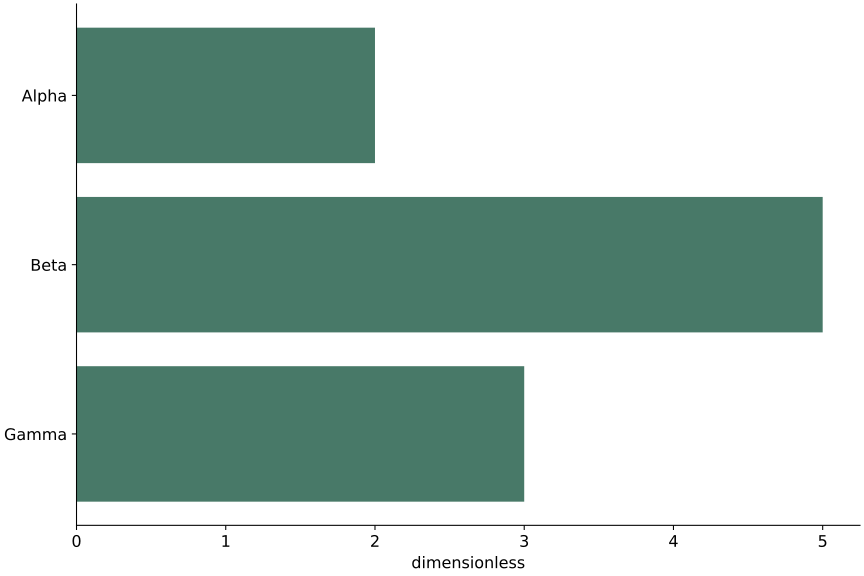

Generate this figure with Python:
# Tuyan deterministic figure renderer v1; values are immutable source data.
import json
import math
import numpy as np
import matplotlib
matplotlib.use('Agg')
import matplotlib.pyplot as plt
from matplotlib.patches import Circle
from matplotlib.colors import ListedColormap, BoundaryNorm
d = json.loads("{\"type\":\"bar\",\"rows\":[{\"label\":\"Alpha\",\"value\":2},{\"label\":\"Beta\",\"value\":5},{\"label\":\"Gamma\",\"value\":3}],\"units\":{\"value\":\"dimensionless\",\"x\":\"dimensionless\",\"y\":\"dimensionless\",\"size\":\"dimensionless\",\"low\":\"dimensionless\",\"high\":\"dimensionless\",\"start\":\"dimensionless\",\"end\":\"dimensionless\",\"effect\":\"dimensionless\",\"p\":\"dimensionless\",\"mean\":\"dimensionless\",\"fpr\":\"dimensionless\",\"tpr\":\"dimensionless\",\"recall\":\"dimensionless\",\"precision\":\"dimensionless\",\"predicted\":\"dimensionless\",\"observed\":\"dimensionless\",\"count\":\"dimensionless\",\"a\":\"dimensionless\",\"b\":\"dimensionless\",\"se\":\"dimensionless\",\"u\":\"dimensionless\",\"v\":\"dimensionless\",\"time\":\"dimensionless\",\"event\":\"dimensionless\"},\"options\":{\"bandwidth\":0.5,\"bins\":5,\"nullValue\":0,\"initialValue\":0,\"levels\":[0.5,1,1.5]},\"analysis\":{\"method\":\"pca\",\"description\":\"Synthetic precomputed QA values; not a statistical analysis of research data.\",\"pKind\":\"p\"},\"variants\":[],\"pixels\":1024,\"plotStyle\":{\"width\":9,\"height\":6,\"fontSize\":12}}")
r, kind, opt = d['rows'], d['type'], d['options']
plt.rcParams.update({'font.size':d['plotStyle']['fontSize']})
fig, ax = plt.subplots(figsize=(d['plotStyle']['width'], d['plotStyle']['height']), layout='constrained')
fig.set_facecolor('white')
fig._tuyan_target_pixels = d['pixels']
colors = ['#487968','#c58b53','#647da6','#a77592','#a5a659']
labels = [str(row.get('label',i+1)) for i,row in enumerate(r)]
unit = d['units']
def col(name):
    return np.array([row[name] for row in r], dtype=float)
def grouped():
    names = list(dict.fromkeys([str(row.get('group','Data')) for row in r]))
    return names, [np.array([row['value'] for row in r if str(row.get('group','Data')) == name], dtype=float) for name in names]
def density(values):
    # User-specified positive bandwidth; no concealed automatic inference.
    bw=float(opt['bandwidth'])
    grid=np.linspace(float(min(values))-3*bw,float(max(values))+3*bw,256)
    z=(grid[:,None]-values[None,:])/bw
    return grid,np.exp(-0.5*z*z).mean(axis=1)/(bw*math.sqrt(2*math.pi))
if kind in ['bar','dotplot','lollipop','forest']:
    y=np.arange(len(r)); values=col('value')
    if kind=='bar':
        bars=ax.barh(y,values,color=colors[0]); assert np.allclose([b.get_width() for b in bars],values)
    elif kind=='lollipop':
        ax.hlines(y,0,values,color=colors[0]); ax.scatter(values,y,color=colors[0])
    elif kind=='forest':
        ax.errorbar(values,y,xerr=np.vstack([values-col('low'),col('high')-values]),fmt='o',color=colors[0],capsize=3)
        ax.axvline(float(opt['nullValue']),color='#969e96',linestyle='--')
    else: ax.scatter(values,y,color=colors[0])
    ax.set_yticks(y,labels);ax.invert_yaxis();ax.set_xlabel(unit['value'])
elif kind in ['dumbbell','gantt']:
    y=np.arange(len(r));start,end=col('start'),col('end')
    if kind=='gantt': ax.barh(y,end-start,left=start,color=colors[0])
    else:
        ax.hlines(y,start,end,color='#9da99e');ax.scatter(start,y,label=opt.get('startLabel','Start'),color=colors[0]);ax.scatter(end,y,label=opt.get('endLabel','End'),color=colors[1]);ax.legend()
    ax.set_yticks(y,labels);ax.invert_yaxis();ax.set_xlabel(unit['start'])
elif kind=='waterfall':
    values=col('value');start=float(opt['initialValue'])+np.r_[0,np.cumsum(values)[:-1]]
    ax.bar(np.arange(len(r)),values,bottom=start,color=[colors[0] if v>=0 else colors[1] for v in values]);ax.set_xticks(np.arange(len(r)),labels,rotation=30);ax.set_ylabel(unit['value']);ax.axhline(0,color='#adb3a9')
elif kind=='histogram':
    values=col('value');counts,edges=np.histogram(values,bins=opt['bins'])
    assert int(counts.sum())==len(values)
    artists=ax.bar(edges[:-1],counts,width=np.diff(edges),align='edge',color=colors[0],edgecolor='white')
    assert np.allclose([p.get_height() for p in artists],counts)
    ax.set_xlabel(unit['value']);ax.set_ylabel('Count')
elif kind=='stripplot':
    names,groups=grouped()
    for i,values in enumerate(groups):ax.scatter(np.full(len(values),i),values,color=colors[i%len(colors)],s=22,alpha=.7)
    ax.set_xticks(np.arange(len(names)),names);ax.set_ylabel(unit['value'])
elif kind in ['boxplot','violin','raincloud','density','ridgeline']:
    names,groups=grouped()
    if kind=='boxplot': ax.boxplot(groups,whis=1.5,showfliers=True);ax.set_xticks(np.arange(len(names))+1,names);ax.set_ylabel(unit['value'])
    elif kind=='violin':
        # bw_method is explicit to avoid a hidden bandwidth choice.
        ax.violinplot(groups,showmeans=False,showmedians=True,bw_method=float(opt['bandwidth']));ax.set_xticks(np.arange(len(names))+1,names);ax.set_ylabel(unit['value'])
    else:
        for i,values in enumerate(groups):
            grid,pdf=density(values); color=colors[i%len(colors)]
            if kind=='density': ax.plot(grid,pdf,color=color,label=names[i])
            else:
                base=float(i);scale=0.65/max(pdf) if max(pdf)>0 else 1
                ax.fill_between(grid,base,base+pdf*scale,color=color,alpha=0.45)
                if kind=='raincloud':
                    ax.scatter(values,np.full(len(values),base-0.15),color=color,s=15)
                    ax.boxplot([values],positions=[base-0.35],vert=False,widths=.15,whis=1.5,manage_ticks=False)
        ax.set_xlabel(unit['value'])
        if kind=='density':ax.set_ylabel('Density');ax.legend()
        else:ax.set_yticks(np.arange(len(names)),names)
elif kind=='ecdf':
    values=np.sort(col('value')); p=np.arange(1,len(values)+1)/len(values)
    line=ax.step(values,p,where='post',color=colors[0])[0];assert np.allclose(line.get_ydata(),p)
    ax.set_xlabel(unit['value']);ax.set_ylabel('Cumulative proportion');ax.set_ylim(0,1)
elif kind in ['line','area','scatter','bubble','ordination','ma_plot','volcano','roc','pr_curve','calibration','bland_altman','funnel_meta']:
    xname,yname='x','y'
    if kind=='ma_plot':xname,yname='mean','effect'
    if kind=='roc':xname,yname='fpr','tpr'
    if kind=='pr_curve':xname,yname='recall','precision'
    if kind=='calibration':xname,yname='predicted','observed'
    if kind=='funnel_meta':xname,yname='effect','se'
    if kind=='volcano':x=col('effect');y=-np.log10(col('p'));xlabel='Effect ('+unit['effect']+')';ylabel='-log10('+d['analysis']['pKind']+')'
    elif kind=='bland_altman':
        a,b=col('a'),col('b');x=(a+b)/2;y=a-b;bias=np.mean(y);sd=np.std(y,ddof=1)
        for line,label in [(bias,'Mean difference'),(bias-1.96*sd,'Lower agreement limit'),(bias+1.96*sd,'Upper agreement limit')]:ax.axhline(line,color='#9a9f96',linestyle='--',label=label)
        ax.legend(fontsize=8);xlabel='Mean ('+unit['a']+')';ylabel='A - B ('+unit['a']+')'
    else:x,y=col(xname),col(yname);xlabel=xname+' ('+unit[xname]+')';ylabel=yname+' ('+unit[yname]+')'
    if kind in ['line','area','roc','pr_curve','calibration']:
        order=np.lexsort((y,x)) if kind=='roc' else np.argsort(x,kind='stable');x,y=x[order],y[order]
        artist=ax.plot(x,y,color=colors[0],marker='o',markersize=3)[0];assert np.allclose(artist.get_ydata(),y)
        if kind=='area':ax.fill_between(x,0,y,color=colors[0],alpha=.25)
    else:
        artist=ax.scatter(x,y,s=col('size')*float(opt.get('areaScale',20)) if kind=='bubble' else 26,color=colors[0]);assert np.allclose(artist.get_offsets(),np.column_stack([x,y]))
    ax.set_xlabel(xlabel);ax.set_ylabel(ylabel)
    if kind=='bubble':
        handles,legend_labels=artist.legend_elements(prop='sizes',num=3,func=lambda size:size/float(opt.get('areaScale',20)))
        ax.legend(handles,legend_labels,title='Area ('+unit['size']+')',fontsize=8)
    if kind in ['roc','calibration']:ax.plot([0,1],[0,1],linestyle='--',color='#adb3a9');ax.set_xlim(0,1);ax.set_ylim(0,1)
    if kind=='pr_curve':ax.set_xlim(0,1);ax.set_ylim(0,1)
    if kind=='funnel_meta':ax.invert_yaxis()
    if kind=='ordination':ax.text(.01,1.02,d['analysis']['method'].upper(),transform=ax.transAxes,fontsize=10)
elif kind in ['heatmap','adjacency_matrix','correlation_matrix','confusion_matrix','bubble_matrix','binary_matrix']:
    names_y=list(dict.fromkeys([str(row['row']) for row in r]));names_x=list(dict.fromkeys([str(row['column']) for row in r]))
    matrix=np.full((len(names_y),len(names_x)),np.nan)
    for row in r:matrix[names_y.index(str(row['row'])),names_x.index(str(row['column']))]=row['value']
    if kind=='bubble_matrix':
        for row in r:ax.scatter(names_x.index(str(row['column'])),names_y.index(str(row['row'])),s=row['value']*float(opt.get('areaScale',25)),color=colors[0])
        ax.invert_yaxis()
    elif kind=='binary_matrix':
        cmap=ListedColormap(['#f1f3ed','#487968']);cmap.set_bad('#b7b9b2')
        img=ax.pcolormesh(np.arange(len(names_x)+1)-.5,np.arange(len(names_y)+1)-.5,matrix,cmap=cmap,norm=BoundaryNorm([-.5,.5,1.5],2),shading='flat');ax.invert_yaxis();fig.colorbar(img,ax=ax,ticks=[0,1],label='0 absent / 1 present; grey missing')
        assert np.allclose(img.get_array(),matrix,equal_nan=True)
    else:
        img=ax.pcolormesh(np.arange(len(names_x)+1)-.5,np.arange(len(names_y)+1)-.5,matrix,cmap='RdBu_r' if kind=='correlation_matrix' else 'viridis',vmin=-1 if kind=='correlation_matrix' else None,vmax=1 if kind=='correlation_matrix' else None,shading='flat');ax.invert_yaxis();fig.colorbar(img,ax=ax,label=unit['value'])
        assert np.allclose(img.get_array(),matrix,equal_nan=True)
    ax.set_xticks(np.arange(len(names_x)),names_x,rotation=40,ha='right');ax.set_yticks(np.arange(len(names_y)),names_y)
    if kind=='confusion_matrix':ax.set_xlabel('Predicted class');ax.set_ylabel('True class')
elif kind=='pie':
    values=col('value');wedges,_=ax.pie(values,labels=labels,colors=colors,normalize=True)
    assert np.allclose([(w.theta2-w.theta1)/360 for w in wedges],values/sum(values),atol=1e-6)
elif kind=='rose':
    fig.delaxes(ax);ax=fig.add_subplot(111,projection='polar');values=col('value');theta=np.arange(len(r))*2*np.pi/len(r)
    ax.bar(theta,np.sqrt(values),width=2*np.pi/len(r),color=colors[0],edgecolor='white');ax.set_xticks(theta,labels);ax.set_ylabel('Radius = sqrt(value)')
elif kind in ['gene_track','protein_domain']:
    start,end=col('start'),col('end');ax.barh(np.arange(len(r)),end-start,left=start,color=colors[0]);ax.set_yticks(np.arange(len(r)),labels);ax.set_xlabel(unit['start']);ax.invert_yaxis()
elif kind=='vector_field':
    artist=ax.quiver(col('x'),col('y'),col('u'),col('v'),angles='xy',scale_units='xy',scale=1,color=colors[0]);ax.set_xlabel(unit['x']);ax.set_ylabel(unit['y']);ax.set_aspect('equal')
elif kind=='contour':
    xs=np.unique(col('x'));ys=np.unique(col('y'));z=np.full((len(ys),len(xs)),np.nan)
    for row in r:z[list(ys).index(row['y']),list(xs).index(row['x'])]=row['value']
    cs=ax.contour(xs,ys,z,levels=opt['levels'])
    for label in ax.clabel(cs,inline=False,fontsize=8):label.set_bbox({'facecolor':'white','edgecolor':'none','pad':1})
    ax.set_xlabel(unit['x']);ax.set_ylabel(unit['y'])
elif kind=='kaplan_meier':
    names=list(dict.fromkeys([str(row.get('group','Data')) for row in r]))
    for i,name in enumerate(names):
        data=[row for row in r if str(row.get('group','Data'))==name];times=sorted(set(row['time'] for row in data));xs=[0.];ys=[1.];s=1.
        for t in times:
            risk=sum(row['time']>=t for row in data);events=sum(row['time']==t and row['event']==1 for row in data)
            s=s*(1-events/risk);xs.append(t);ys.append(s)
            cens=sum(row['time']==t and row['event']==0 for row in data)
            if cens:ax.plot(t,s,marker='+',color=colors[i%len(colors)])
        ax.step(xs,ys,where='post',label=name,color=colors[i%len(colors)])
    ax.set_ylim(0,1.03);ax.set_ylabel('Survival probability (no CI estimated)');ax.set_xlabel(unit['time']);ax.legend()
elif kind in ['venn','upset']:
    names=[row['set'] for row in r];sets=[set(row['members']) for row in r];members=set().union(*sets);counts={}
    for item in members:
        mask=tuple(item in s for s in sets);counts[mask]=counts.get(mask,0)+1
    if kind=='venn':
        for x,color,name in [(0.4,colors[0],names[0]),(.65,colors[1],names[1])]:ax.add_patch(Circle((x,.5),.23,facecolor=color,alpha=.25));ax.text(x,.78,name,ha='center')
        for x,key in [(.29,(True,False)),(.525,(True,True)),(.76,(False,True))]:ax.text(x,.5,str(counts.get(key,0)),ha='center')
        ax.set_xlim(0,1.05);ax.set_ylim(0,1);ax.set_aspect('equal');ax.axis('off');ax.text(.5,.1,'Areas are schematic; labels show exact counts',ha='center',fontsize=8)
    else:
        masks=sorted(counts,key=lambda m:(-counts[m],m));ax.bar(np.arange(len(masks)),[counts[m] for m in masks],color=colors[0]);ax.set_xticks(np.arange(len(masks)),[' & '.join(names[i] for i,v in enumerate(m) if v) for m in masks],rotation=35,ha='right');ax.set_ylabel('Exclusive intersection size')
        # Membership matrix below bars is necessary to distinguish UpSet from a bar chart.
        matrix_ax=ax.inset_axes([0,-.48,1,.27]);matrix_ax.set_xlim(-.5,len(masks)-.5)
        for j,m in enumerate(masks):
            ys=[i for i,v in enumerate(m) if v];matrix_ax.plot([j]*len(ys),ys,color=colors[0]);matrix_ax.scatter([j]*len(names),np.arange(len(names)),color=[colors[0] if v else '#dde1d8' for v in m])
        matrix_ax.set_yticks(np.arange(len(names)),names);matrix_ax.set_xticks([]);matrix_ax.invert_yaxis()

checks={}
computed={}
def audit(name,actual,expected,atol=1e-8):
    a=np.asarray(actual,dtype=float);e=np.asarray(expected,dtype=float)
    assert a.shape==e.shape and np.allclose(a,e,rtol=1e-7,atol=atol,equal_nan=True), 'Numeric artist mismatch: '+name
    mask=np.isfinite(a)&np.isfinite(e)
    error=float(np.max(np.abs(a[mask]-e[mask]))) if np.any(mask) else 0.
    checks[name]={'count':int(a.size),'absoluteError':error,'passed':True}
if kind=='bar':audit('bar_widths',[p.get_width() for p in ax.patches],col('value'))
elif kind in ['dotplot','lollipop']:audit('point_values',ax.collections[-1].get_offsets()[:,0],col('value'))
elif kind=='forest':
    audit('point_estimates',ax.lines[0].get_xdata(),col('value'))
    audit('intervals',np.array(ax.collections[0].get_segments())[:,:,0],np.column_stack([col('low'),col('high')]))
elif kind=='dumbbell':
    audit('start_points',ax.collections[1].get_offsets()[:,0],col('start'));audit('end_points',ax.collections[2].get_offsets()[:,0],col('end'))
elif kind=='gantt':
    audit('interval_start',[p.get_x() for p in ax.patches],col('start'));audit('interval_width',[p.get_width() for p in ax.patches],col('end')-col('start'))
elif kind=='waterfall':
    audit('increments',[p.get_height() for p in ax.patches],col('value'));audit('cumulative_baselines',[p.get_y() for p in ax.patches],float(opt['initialValue'])+np.r_[0,np.cumsum(col('value'))[:-1]])
    computed['cumulativeValues']=(float(opt['initialValue'])+np.cumsum(col('value'))).tolist()
elif kind=='histogram':
    audit('bin_heights',[p.get_height() for p in ax.patches],counts);audit('total_count',[sum(p.get_height() for p in ax.patches)],[len(r)]);computed['binEdges']=edges.tolist();computed['binCounts']=counts.tolist()
elif kind=='stripplot':
    for i,values in enumerate(groups):audit('observations_'+str(i),ax.collections[i].get_offsets()[:,1],values)
elif kind=='boxplot':
    for i,values in enumerate(groups):audit('median_'+str(i),ax.lines[i*7+5].get_ydata(),[np.median(values)]*2)
elif kind=='violin':
    medians=ax.collections[-1].get_segments();audit('medians',[x[0,1] for x in medians],[np.median(v) for v in groups])
elif kind in ['density','ridgeline','raincloud']:
    computed['bandwidth']=float(opt['bandwidth']);computed['groupSizes']=[len(v) for v in groups]
    for i,values in enumerate(groups):
        grid,pdf=density(values)
        if kind=='density':audit('density_'+str(i),ax.lines[i].get_ydata(),pdf)
        else:
            top=np.column_stack([grid,i+pdf*(.65/max(pdf))]);bottom=np.column_stack([grid,np.full(len(grid),i)])
            expected=np.vstack([top[0],bottom,top[-1],top[::-1],top[0]])
            audit('density_polygon_'+str(i),ax.collections[i*(2 if kind=='raincloud' else 1)].get_paths()[0].vertices,expected)
        if kind=='raincloud':audit('observations_'+str(i),ax.collections[i*2+1].get_offsets()[:,0],values)
elif kind=='ecdf':
    audit('ecdf_sorted_values',ax.lines[0].get_xdata(),np.sort(col('value')));audit('ecdf_probability',ax.lines[0].get_ydata(),np.arange(1,len(r)+1)/len(r))
elif kind in ['line','area','roc','pr_curve','calibration']:audit('plotted_xy',np.column_stack([artist.get_xdata(),artist.get_ydata()]),np.column_stack([x,y]))
elif kind in ['scatter','bubble','ordination','ma_plot','volcano','bland_altman','funnel_meta']:
    audit('point_coordinates',artist.get_offsets(),np.column_stack([x,y]))
    if kind=='bubble':audit('marker_area',artist.get_sizes(),col('size')*float(opt.get('areaScale',20)))
    if kind=='volcano':computed['negativeLog10P']=y.tolist()
    if kind=='bland_altman':
        audit('agreement_limits',[ln.get_ydata()[0] for ln in ax.lines[:3]],[bias,bias-1.96*sd,bias+1.96*sd]);computed.update({'meanDifference':float(bias),'sampleSdDifference':float(sd),'limits':[float(bias-1.96*sd),float(bias+1.96*sd)]})
elif kind in ['heatmap','adjacency_matrix','correlation_matrix','confusion_matrix','binary_matrix']:audit('matrix_cells',img.get_array(),matrix);computed['missingCells']=int(np.isnan(matrix).sum())
elif kind=='bubble_matrix':audit('marker_areas',[c.get_sizes()[0] for c in ax.collections],col('value')*float(opt.get('areaScale',25)))
elif kind=='pie':audit('angular_proportions',[(w.theta2-w.theta1)/360 for w in wedges],col('value')/sum(col('value')),1e-6)
elif kind=='rose':audit('area_proportions',[p.get_height()**2 for p in ax.patches],col('value'))
elif kind=='vector_field':audit('vectors',np.column_stack([artist.U,artist.V]),np.column_stack([col('u'),col('v')]))
elif kind=='contour':
    audit('contour_levels',cs.levels,opt['levels'])
    for level,path in zip(cs.levels,cs.get_paths()):
        points=path.vertices
        if len(points)==0:continue
        assert np.all(points[:,0]>=xs[0]) and np.all(points[:,0]<=xs[-1]) and np.all(points[:,1]>=ys[0]) and np.all(points[:,1]<=ys[-1]), 'Contour outside data grid'
        ix=np.clip(np.searchsorted(xs,points[:,0],side='right')-1,0,len(xs)-2);iy=np.clip(np.searchsorted(ys,points[:,1],side='right')-1,0,len(ys)-2)
        tx=(points[:,0]-xs[ix])/(xs[ix+1]-xs[ix]);ty=(points[:,1]-ys[iy])/(ys[iy+1]-ys[iy])
        interpolated=(1-tx)*(1-ty)*z[iy,ix]+tx*(1-ty)*z[iy,ix+1]+(1-tx)*ty*z[iy+1,ix]+tx*ty*z[iy+1,ix+1]
        audit('contour_vertices_'+str(float(level)),interpolated,np.full(len(points),level))
    computed['gridShape']=list(z.shape)
elif kind=='kaplan_meier':
    survival_lines=[ln for ln in ax.lines if ln.get_drawstyle()=='steps-post']
    for i,name in enumerate(names):
        data=[row for row in r if str(row.get('group','Data'))==name];prob=1.;expected=[1.]
        for t in sorted(set(row['time'] for row in data)):
            prob*=1-sum(row['time']==t and row['event']==1 for row in data)/sum(row['time']>=t for row in data);expected.append(prob)
        audit('survival_'+str(i),survival_lines[i].get_ydata(),expected)
        computed[name]={'survival':expected}
elif kind=='venn':audit('intersection_labels',[float(t.get_text()) for t in ax.texts[2:5]],[counts.get((True,False),0),counts.get((True,True),0),counts.get((False,True),0)])
elif kind=='upset':audit('exclusive_intersections',[p.get_height() for p in ax.patches],[counts[m] for m in masks]);audit('union_size',[sum(p.get_height() for p in ax.patches)],[len(members)])
assert checks, 'Missing numeric audit for '+kind
fig._tuyan_validation={'typeId':kind,'checks':checks,'computations':computed,'analysis':d['analysis'],'suppliedFields':list(r[0]),'dataSourcePolicy':'User supplied values; artist checks do not establish source authenticity or study validity.'}

for collection in fig.findobj(matplotlib.collections.Collection):collection.set_rasterized(False)
for spine in ['top','right']:
    if spine in ax.spines: ax.spines[spine].set_visible(False)
